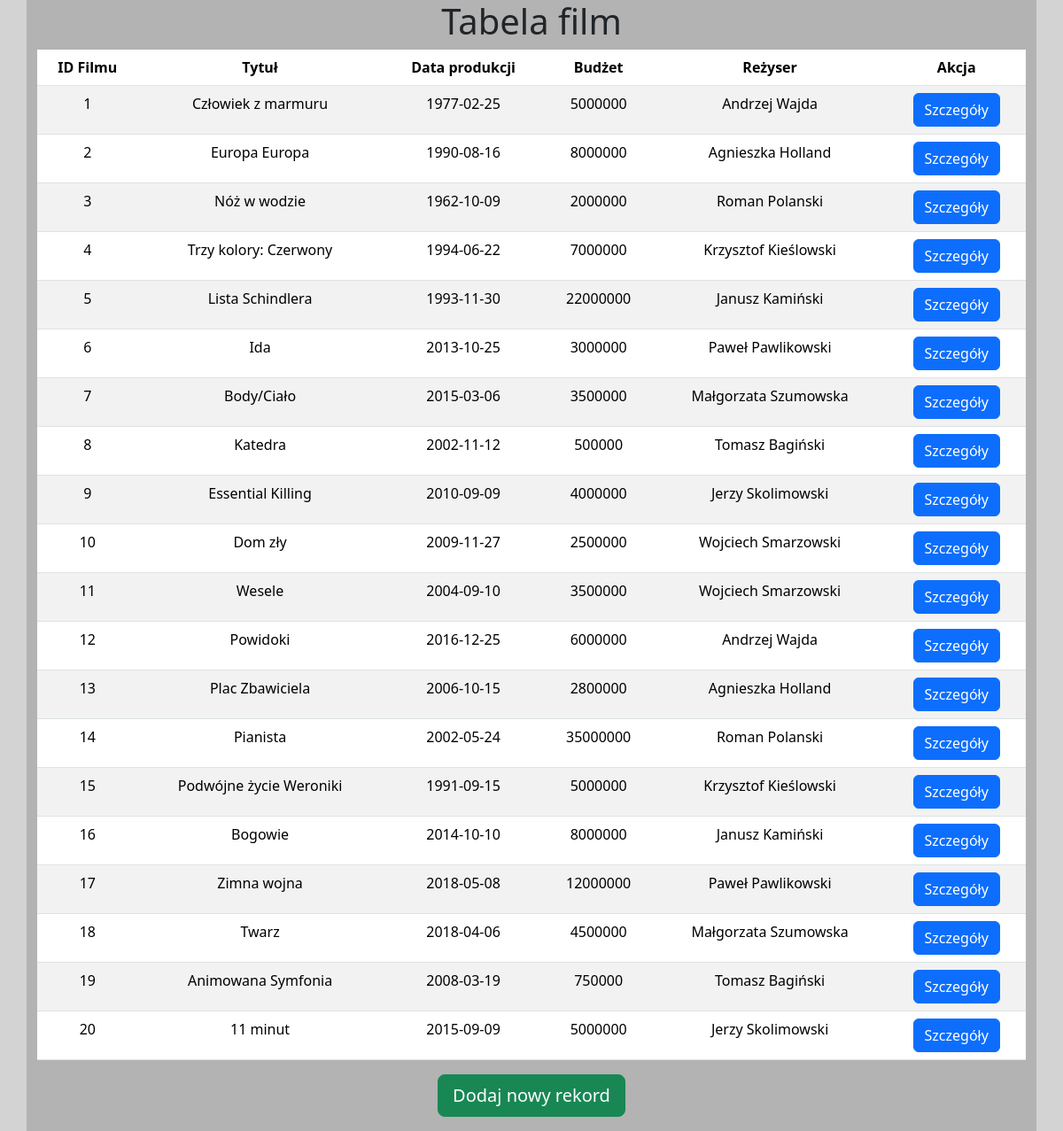
Page /film/index.php (signed in) on the committed database.
### tables this page shows
CREATE TABLE `film` (
                        `id_filmu` int(11) NOT NULL,
                        `tytul` varchar(50) DEFAULT NULL,
                        `data_produkcji` date DEFAULT NULL,
                        `budzet` float DEFAULT NULL,
                        `id_rezysera` int(11) DEFAULT NULL
);

CREATE TABLE `rezyser` (
                           `id_rezysera` int(11) NOT NULL,
                           `imie` varchar(50) DEFAULT NULL,
                           `nazwisko` varchar(50) DEFAULT NULL,
                           `data_urodzenia` date DEFAULT NULL,
                           `telefon` varchar(50) DEFAULT NULL
);

### film/index.php (the view, shortened to what this page needs)
<!doctype html>
<html lang="pl">
<head>
    <link href="https://cdn.jsdelivr.net/npm/bootstrap@5.3.3/dist/css/bootstrap.min.css" rel="stylesheet">
    <link rel="stylesheet" type="text/css" href="/styles/core.css" />
</head>
<body>
    <div class="container container-lg">
        <h1>Tabela film</h1>
        <table class="table table-striped">
            <thead>
                <tr>
                    <th>ID Filmu</th>
                    <th>Tytuł</th>
                    <th>Data produkcji</th>
                    <th>Budżet</th>
                    <th>Reżyser</th>
                    <th>Akcja</th>
                </tr>
            </thead>
            <tbody>
            <?php
                $db = mysqli_connect("localhost", "root", "", "filmy");
                $result = mysqli_query($db, "SELECT * FROM film left outer join filmy.rezyser r on r.id_rezysera = film.id_rezysera");
                while ($row = mysqli_fetch_assoc($result)): ?>
                    <tr>
                        <td><?php echo $row["id_filmu"] ?></td>
                        <td><?php echo $row["tytul"] ?></td>
                        <td><?php echo $row["data_produkcji"] ?></td>
                        <td><?php echo $row["budzet"] ?></td>
                        <td><?php echo $row["imie"]." ".$row["nazwisko"] ?></td>
                        <td><a href="edit.php?id=<?php echo $row["id_filmu"]; ?>"><button class="btn btn-primary">Szczegóły</button> </a></td>
                    </tr>
                <?php endwhile;
                ?>
            </tbody>
        </table>
        <a href="new.php"><button class="btn btn-lg btn-success mb-3">Dodaj nowy rekord</button></a>
    </div>
</body>
</html>

### styles/core.css (style rules this page uses)
body { background-color: #d3d3d3 !important; }
.container { margin: auto; text-align: center; background-color: #b3b3b3; display: flex; flex-direction: column; justify-content: center; align-items: center; }

### rows in the picture
film: id_filmu "1", tytul "Człowiek z marmuru", data_produkcji "1977-02-25", budzet "5000000", id_rezysera.imie "Andrzej", id_rezysera.nazwisko "Wajda"
film: id_filmu "2", tytul "Europa Europa", data_produkcji "1990-08-16", budzet "8000000", id_rezysera.imie "Agnieszka", id_rezysera.nazwisko "Holland"
film: id_filmu "3", tytul "Nóż w wodzie", data_produkcji "1962-10-09", budzet "2000000", id_rezysera.imie "Roman", id_rezysera.nazwisko "Polanski"
film: id_filmu "4", tytul "Trzy kolory: Czerwony", data_produkcji "1994-06-22", budzet "7000000", id_rezysera.imie "Krzysztof", id_rezysera.nazwisko "Kieślowski"
film: id_filmu "5", tytul "Lista Schindlera", data_produkcji "1993-11-30", budzet "22000000", id_rezysera.imie "Janusz", id_rezysera.nazwisko "Kamiński"
film: id_filmu "6", tytul "Ida", data_produkcji "2013-10-25", budzet "3000000", id_rezysera.imie "Paweł", id_rezysera.nazwisko "Pawlikowski"
film: id_filmu "7", tytul "Body/Ciało", data_produkcji "2015-03-06", budzet "3500000", id_rezysera.imie "Małgorzata", id_rezysera.nazwisko "Szumowska"
film: id_filmu "8", tytul "Katedra", data_produkcji "2002-11-12", budzet "500000", id_rezysera.imie "Tomasz", id_rezysera.nazwisko "Bagiński"
film: id_filmu "9", tytul "Essential Killing", data_produkcji "2010-09-09", budzet "4000000", id_rezysera.imie "Jerzy", id_rezysera.nazwisko "Skolimowski"
film: id_filmu "10", tytul "Dom zły", data_produkcji "2009-11-27", budzet "2500000", id_rezysera.imie "Wojciech", id_rezysera.nazwisko "Smarzowski"
film: id_filmu "11", tytul "Wesele", data_produkcji "2004-09-10", budzet "3500000", id_rezysera.imie "Wojciech", id_rezysera.nazwisko "Smarzowski"
film: id_filmu "12", tytul "Powidoki", data_produkcji "2016-12-25", budzet "6000000", id_rezysera.imie "Andrzej", id_rezysera.nazwisko "Wajda"
film: id_filmu "13", tytul "Plac Zbawiciela", data_produkcji "2006-10-15", budzet "2800000", id_rezysera.imie "Agnieszka", id_rezysera.nazwisko "Holland"
film: id_filmu "14", tytul "Pianista", data_produkcji "2002-05-24", budzet "35000000", id_rezysera.imie "Roman", id_rezysera.nazwisko "Polanski"
film: id_filmu "15", tytul "Podwójne życie Weroniki", data_produkcji "1991-09-15", budzet "5000000", id_rezysera.imie "Krzysztof", id_rezysera.nazwisko "Kieślowski"
film: id_filmu "16", tytul "Bogowie", data_produkcji "2014-10-10", budzet "8000000", id_rezysera.imie "Janusz", id_rezysera.nazwisko "Kamiński"
film: id_filmu "17", tytul "Zimna wojna", data_produkcji "2018-05-08", budzet "12000000", id_rezysera.imie "Paweł", id_rezysera.nazwisko "Pawlikowski"
film: id_filmu "18", tytul "Twarz", data_produkcji "2018-04-06", budzet "4500000", id_rezysera.imie "Małgorzata", id_rezysera.nazwisko "Szumowska"
film: id_filmu "19", tytul "Animowana Symfonia", data_produkcji "2008-03-19", budzet "750000", id_rezysera.imie "Tomasz", id_rezysera.nazwisko "Bagiński"
film: id_filmu "20", tytul "11 minut", data_produkcji "2015-09-09", budzet "5000000", id_rezysera.imie "Jerzy", id_rezysera.nazwisko "Skolimowski"
